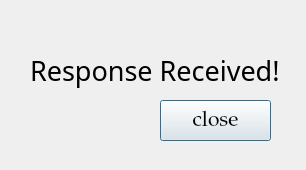
<?xml version="1.0" encoding="UTF-8"?>
<ui version="4.0">
 <class>feedsubmit</class>
 <widget class="QDialog" name="feedsubmit">
  <property name="geometry">
   <rect>
    <x>0</x>
    <y>0</y>
    <width>306</width>
    <height>170</height>
   </rect>
  </property>
  <property name="windowTitle">
   <string>Dialog</string>
  </property>
  <widget class="QLabel" name="label">
   <property name="geometry">
    <rect>
     <x>30</x>
     <y>50</y>
     <width>261</width>
     <height>41</height>
    </rect>
   </property>
   <property name="font">
    <font>
     <family>Roboto Lt</family>
     <pointsize>20</pointsize>
    </font>
   </property>
   <property name="text">
    <string>Response Received!</string>
   </property>
  </widget>
  <widget class="QPushButton" name="pushButton">
   <property name="geometry">
    <rect>
     <x>160</x>
     <y>100</y>
     <width>111</width>
     <height>41</height>
    </rect>
   </property>
   <property name="font">
    <font>
     <family>Palatino Linotype</family>
     <pointsize>16</pointsize>
    </font>
   </property>
   <property name="text">
    <string>close</string>
   </property>
  </widget>
 </widget>
 <resources/>
 <connections/>
</ui>
